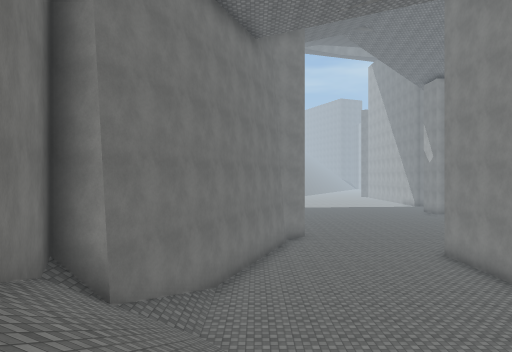
view 1 (above)

14 first-person views from a walk through a scene from a Unity 3-D project. The camera is 1.2 m above the floor, looks level and sees 70° across. The floor is counted in squares, 2 m on a side. Each view is taken from the middle of a square. On the plan, view 1 faces up. The plan holds only what a view shows up to about 10 squares ahead; the rest is blank. The place goes on beyond the plan. The player character is not drawn. Some animated figures are not drawn. Surface patterns are stand-ins for the level's own textures.

view 2
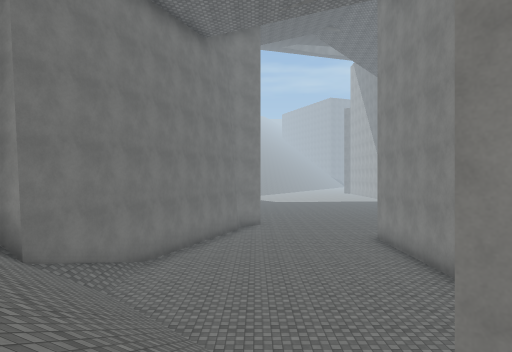

view 3
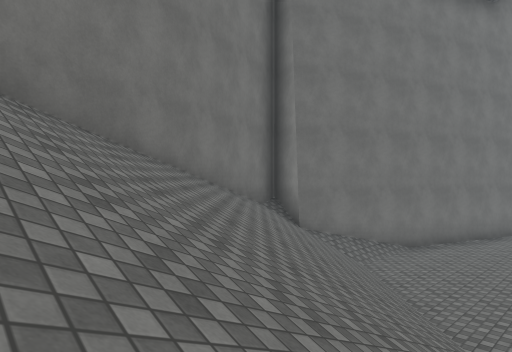

view 4
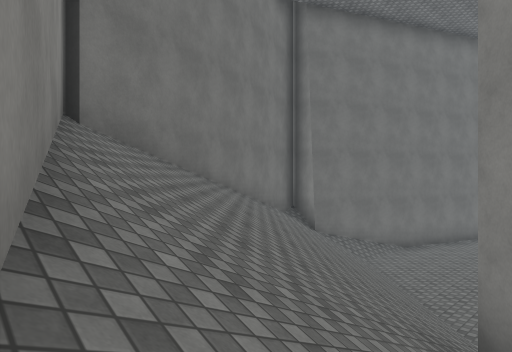

view 5
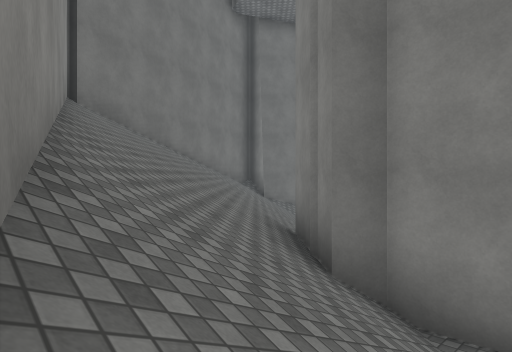

view 6
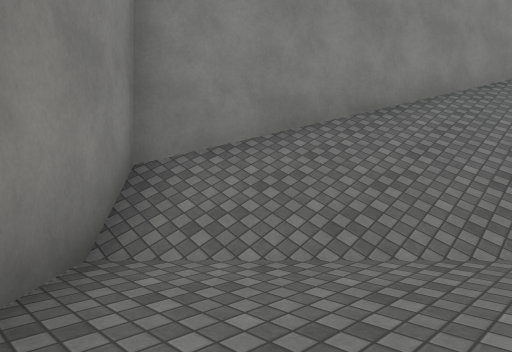

view 7
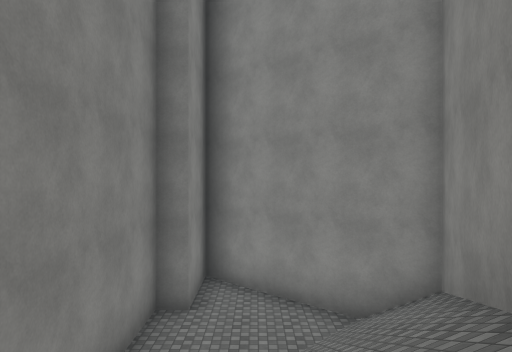

view 8
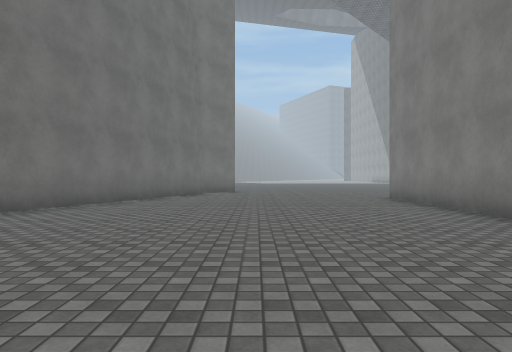

view 9
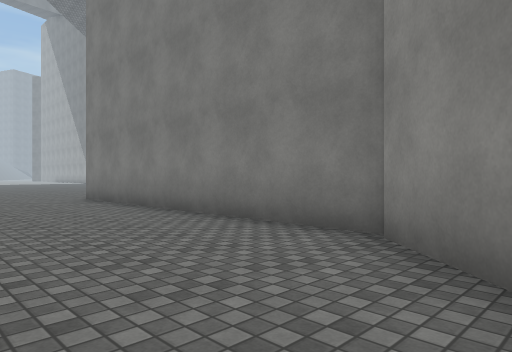

view 10
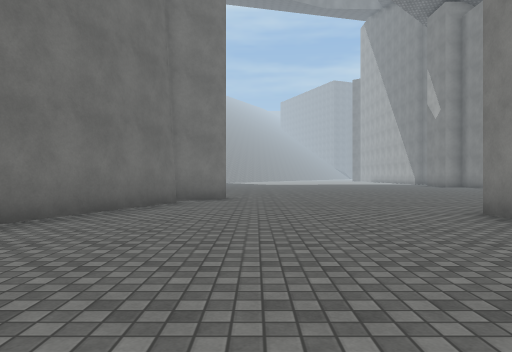

view 11
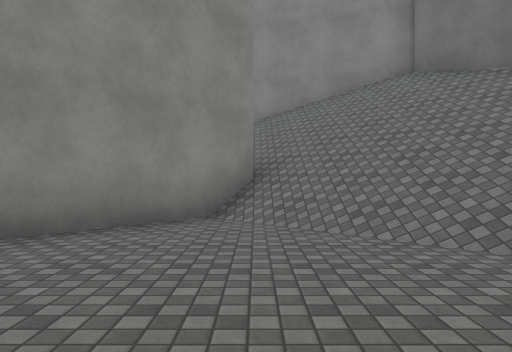

view 12
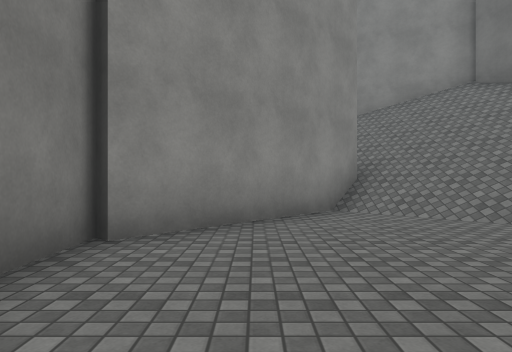

view 13
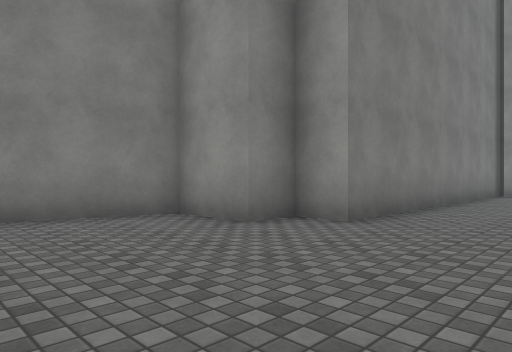

view 14
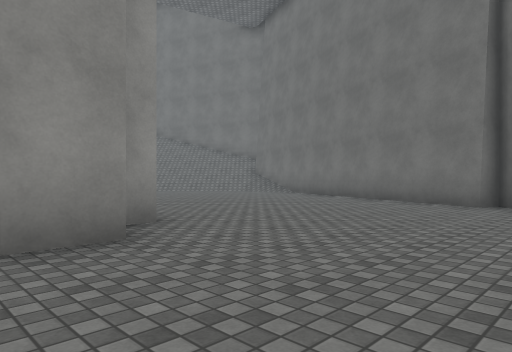

### Floor plan
Key: @ floor where view 1 was taken; # wall or solid block; . floor; / step, stairs or slope.
Columns run from 4 left of view 1 to 12 right of it. Each row starts with its distance up from view 1.
 17      ##.......
 16      #........#
 15     ##........#
 14     #........##
 13     #.......##
 12    ##......##
 11    #.......#
 10    #.......#
  9   ##.......#
  8   #........#
  7   #........#
  6 ###/.......#
  5  #///......#
  4  #////....##
  3  #/////..##
  2  ##/////##
  1   #/////##
  0   ##@///#########
 -1    #///////.....#
 -2    ###//////...##
 -3      ###/////.##
 -4        ####//##
 -5           ####

Positions as (right, up) in squares from view 1, and headings:
1: (0, 0), facing up
2: (2, -1), facing up
3: (3, -1), facing up-left
4: (4, -3), facing up-left
5: (7, -4), facing up-left
6: (10, -1), facing down-left
7: (3, -2), facing right
8: (3, 3), facing up
9: (3, 3), facing up-right
10: (3, 7), facing up
11: (3, 7), facing down
12: (5, 8), facing down
13: (4, 17), facing down-right
14: (9, 17), facing down-left
